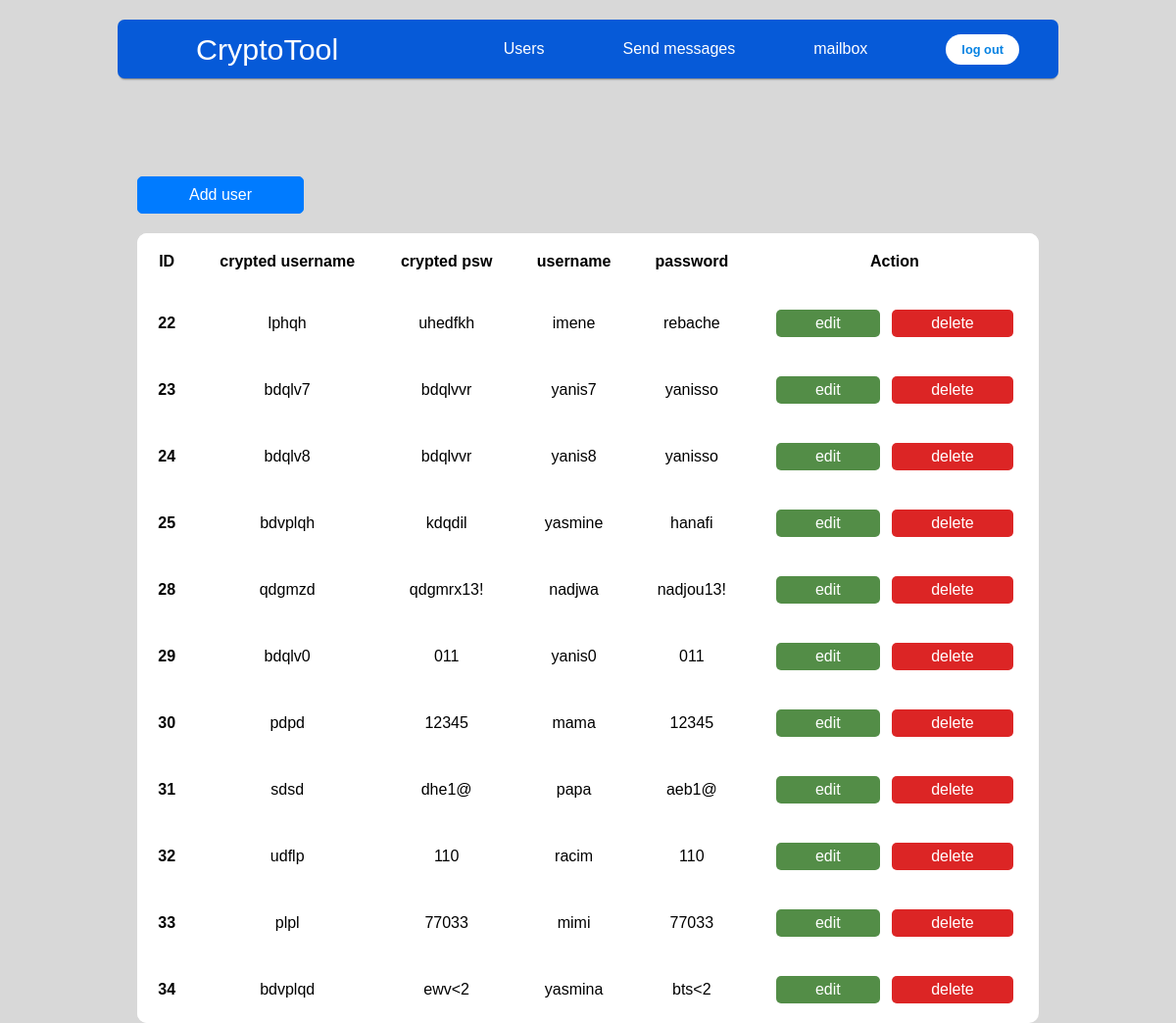
Page /user.php (signed in) on the committed database.
### tables this page shows
CREATE TABLE `utilisateurs` (
  `id` int(11) NOT NULL,
  `uname` varchar(255) NOT NULL,
  `psw` varchar(255) NOT NULL,
  `loginAttempts` int(255) NOT NULL,
  `lastFailedLoginTime` datetime NOT NULL
);

### user.php (the view, shortened to what this page needs)
<?php
function Cesaruser($text, $cle_cesar) {
   $resultat = "";
   $longueur = strlen($text);
   for ($i = 0; $i < $longueur; $i++) {
       $caractere = $text[$i];
       if (ctype_alpha($caractere)) {
           $decalage = $cle_cesar;
           $minuscule = (ctype_lower($caractere));
           $ascii_de_base = ($minuscule) ? ord('a') : ord('A');
           $nouveau_caractere = chr((ord($caractere) - $ascii_de_base + $decalage + 26) % 26 + $ascii_de_base);
           $resultat .= $nouveau_caractere;
       } else {
           $resultat .= $caractere;
       }
   }
   return $resultat;
 }
 function DechiffrementUser($phrase) {
   $mots = explode(" ", $phrase);
   $resultat = [];
   foreach ($mots as $mot) {
           $resultat[] = Cesaruser($mot,-3);
       }
   return implode(" ", $resultat);
 }
?>
<!DOCTYPE html>
<html>
    <head>
     <div class="banner">
     <header class="top">
<div class="navbar">
    <div class="logo"><a href="#"></a>CryptoTool</div>
    <ul class="links">
    <li><a href= "../admin/user.php">Users </a></li>
      <li><a href= "../index.php">Send messages </a></li>
      <li><a href= "../mailbox.php">mailbox </a></li>
      <li><a href="../login.php" class="logout_btn">log out </a></li>
    </ul>
</div>
</header>
 </div>
</head>
<body>
<div class="container">
    <button class="  btn btn-primary" >
      <a href="add.php" style="text-decoration: none; color: #fff;">Add user</a>
    </button>
    <table>
      <thead>
        <tr>
          <th>ID</th>
          <th>crypted username</th>
          <th>crypted psw</th>
         <th>username</th>
       <th>password</th>
          <th>Action</th>
        </tr>
      </thead>
      <tbody>
         <?php
         include 'connect.php';
        $sql="select * from `utilisateurs`";
        $result=mysqli_query($con,$sql);
        if($result){
         while($row=mysqli_fetch_assoc($result)){
            $id=$row['id'];
            $cryptedusername=$row['uname'];
            $cryptedpsw=$row['psw'];
            $username = $row['uname'];
            $psw = $row['psw'];
            echo '<tr>
            <th >'.$id.' </th>
            <td>'.$cryptedusername.'</td>
            <td>'.$cryptedpsw.'</td>
            <td>'.DechiffrementUser($username).'</td>
            <td>'.DechiffrementUser($psw).'</td>
            <td>
            <button  style="background-color: #538d47; padding: 5px 0px; margin-right:8px; border:none; border-radius: 5px; cursor: pointer; font-size: 16px;"><a style="text-decoration:none; color: white;" href="update.php? modifid='.$id.'S">edit</a></button>
            <button  onclick="showConfirmation()" style="background-color:#dc2525; color:white; padding: 5px 0px; margin-left:0px;  border:none; border-radius: 5px; cursor: pointer; font-size: 16px;"><a style="text-decoration:none; color: white;" href="delete.php? deleteid='.$id.'">delete</a></button>
      </td>
          </tr>';
         }
        }
         ?>
      </tbody>
    </table>
  </div>
        </body>
        </html>

### user.php (style rules this page uses)
* { margin: 0; padding: 0; box-sizing: border-box; font-family: "Poppins", sans-serif; color: #000; }
body { min-height: 120vh; background-size: cover; background-color:rgb(216, 216, 216); }
.top { display: flex; align-items: center; justify-content: center; }
.logo { color: white; font-size: 1.9rem; margin-right: 30px; }
.navbar { display: flex; justify-content: space-between; align-items: center; margin-top: 20px; background-color: #065ad8; color: white; width: 80%; border-radius: 7px; height: 60px; box-shadow: 0 3px 2px -2px rgba(0, 0, 0, 0.437); }
.top { margin-bottom: 100px; }
a { text-decoration: none; font-size: 1rem ; color: white; font-weight:510; margin-left: 40px; margin-right: 40px; }
ul { display: flex; justify-content: space-between; text-decoration: none; list-style-type: none; }
.logout_btn { background-color:#fff; color: #0582E3; padding: 0.5rem 1rem; border: none; outline: none; border-radius: 20px; font-size: 0.8rem; font-weight: bold; cursor: pointer; }
.container { margin-top: 100px; margin-left:50px; }
.btn { display: inline-block; font-weight: 400; color: #212529; text-align: center; vertical-align: middle; -webkit-user-select: none; -moz-user-select: none; -ms-user-select: none; user-select: none; background-color: transparent; border: 1px solid transparent; padding: 0.375rem 0.75rem; font-size: 1rem; line-height: 1.5; border-radius: 0.25rem; margin-bottom:10px; margin-left:90px; transition: color 0.15s ease-in-out, background-color 0.15s ease-in-out, border-color 0.15s ease-in-out, box-shadow 0.15s ease-in-out; }
.btn-primary { color: #fff; background-color: #007bff; border-color: #007bff; border-radius: 5px; }
table { width: 80%; border-collapse: collapse; margin-left:90px; margin-top:10px; background-color: #fff; border-radius:10px; }
th, td { padding:20px 20px 20px 20px; text-align: center; border-radius:10px; }
th { background-color: #fff; border-radius:10px; }

### rows in the picture
utilisateurs: id "22", uname "lphqh", psw "uhedfkh", uname "imene", psw "rebache"
utilisateurs: id "23", uname "bdqlv7", psw "bdqlvvr", uname "yanis7", psw "yanisso"
utilisateurs: id "24", uname "bdqlv8", psw "bdqlvvr", uname "yanis8", psw "yanisso"
utilisateurs: id "25", uname "bdvplqh", psw "kdqdil", uname "yasmine", psw "hanafi"
utilisateurs: id "28", uname "qdgmzd", psw "qdgmrx13!", uname "nadjwa", psw "nadjou13!"
utilisateurs: id "29", uname "bdqlv0", psw "011", uname "yanis0"
utilisateurs: id "30", uname "pdpd", psw "12345", uname "mama"
utilisateurs: id "31", uname "sdsd", psw "dhe1@", uname "papa", psw "aeb1@"
utilisateurs: id "32", uname "udflp", psw "110", uname "racim"
utilisateurs: id "33", uname "plpl", psw "77033", uname "mimi"
utilisateurs: id "34", uname "bdvplqd", psw "ewv<2", uname "yasmina", psw "bts<2"
